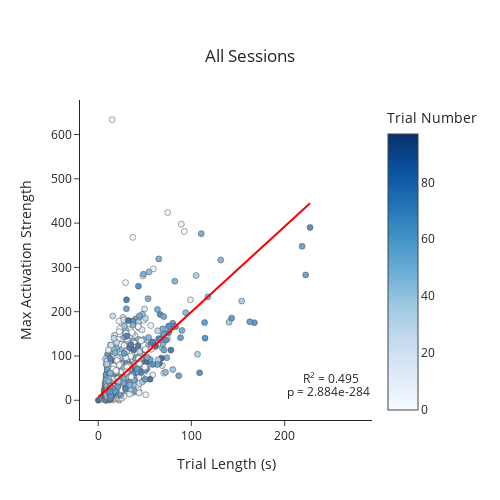

Here is the notebook cell this chart was saved with:
### Code cell
## Linear regression
lm_max = pg.linear_regression(trial_df.trial_length, trial_df['max'], as_dataframe = False)
lm_mean = pg.linear_regression(trial_df.trial_length, trial_df['mean'], as_dataframe = False)
## Plot max
fig = pf.custom_graph_template('All Sessions', x_title = 'Trial Length (s)', y_title = 'Max Activation Strength')
fig.add_trace(go.Scatter(x = trial_df.trial_length, y = trial_df['max'], mode = 'markers', opacity = 0.7, showlegend = False, 
                         marker={'color': trial_df.trial, 'colorscale': 'Blues', 'showscale': True, 'colorbar': {'title': 'Trial Number'}, 'line': {'color': 'black', 'width' : 0.5}}))
fig.add_trace(go.Scatter(x = trial_df.trial_length, y = lm_max['pred'], mode = 'lines', line_color = 'red', showlegend = False))
fig.add_annotation(x = 250, y = 50, text = 'R<sup>2</sup> = {}'.format(round(lm_max['adj_r2'], 3)), showarrow = False)
fig.add_annotation(x = 247, y = 20, text = 'p = 2.884e-284', showarrow = False)
fig.show()
fig.write_image(pjoin(figure_path, 'trial_length_vs_activation_allsessions.png'))

### Figure 1 — Plotly figure (JSON) as saved in the notebook; plotly's stock layout.template omitted (floating-point values rounded to 4 significant figures; data arrays with more than 128 entries replaced by an {"elided": "..."} marker saying what was removed)
{"data": [{"marker": {"color": {"elided": "1875 int values"}, "colorbar": {"title": {"text": "Trial Number"}}, "colorscale": [[0, "rgb(247,251,255)"], [0.125, "rgb(222,235,247)"], [0.25, "rgb(198,219,239)"], [0.375, "rgb(158,202,225)"], [0.5, "rgb(107,174,214)"], [0.625, "rgb(66,146,198)"], [0.75, "rgb(33,113,181)"], [0.875, "rgb(8,81,156)"], [1, "rgb(8,48,107)"]], "line": {"color": "black", "width": 0.5}, "showscale": true}, "mode": "markers", "opacity": 0.7, "showlegend": false, "type": "scatter", "x": {"elided": "1875 float values"}, "y": {"elided": "1875 float values"}}, {"line": {"color": "red"}, "mode": "lines", "showlegend": false, "type": "scatter", "x": {"elided": "1875 float values"}, "y": {"elided": "1875 float values"}}], "layout": {"annotations": [{"showarrow": false, "text": "R<sup>2</sup> = 0.495", "x": 250, "y": 50}, {"showarrow": false, "text": "p = 2.884e-284", "x": 247, "y": 20}], "height": 500, "title": {"text": "All Sessions", "x": 0.5, "xanchor": "center", "y": 0.9, "yanchor": "top"}, "width": 500, "xaxis": {"title": {"text": "Trial Length (s)"}}, "yaxis": {"title": {"text": "Max Activation Strength"}}}}
